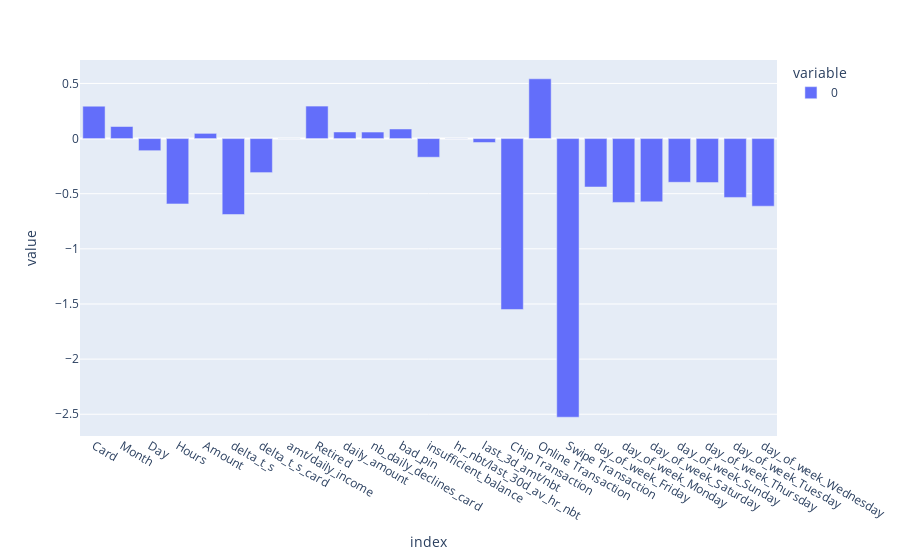

The code cell stored with this chart in its notebook:
### Code cell
import plotly.express as px
px.bar(df_coef)

### Figure 1 — Plotly figure (JSON) as saved in the notebook; plotly's stock layout.template omitted (floating-point values rounded to 4 significant figures)
{"data": [{"alignmentgroup": "True", "hovertemplate": "variable=0<br>index=%{x}<br>value=%{y}<extra></extra>", "legendgroup": "0", "marker": {"color": "#636efa", "pattern": {"shape": ""}}, "name": "0", "offsetgroup": "0", "orientation": "v", "showlegend": true, "textposition": "auto", "type": "bar", "x": ["Card", "Month", "Day", "Hours", "Amount", "delta_t_s", "delta_t_s_card", "amt/daily_income", "Retired", "daily_amount", "nb_daily_declines_card", "bad_pin", "insufficient_balance", "hr_nbt/last_30d_av_hr_nbt", "last_3d_amt/nbt", "Chip Transaction", "Online Transaction", "Swipe Transaction", "day_of_week_Friday", "day_of_week_Monday", "day_of_week_Saturday", "day_of_week_Sunday", "day_of_week_Thursday", "day_of_week_Tuesday", "day_of_week_Wednesday"], "xaxis": "x", "y": [0.2935, 0.1094, -0.1098, -0.5926, 0.04723, -0.6886, -0.3085, 0.0002214, 0.2947, 0.05977, 0.05933, 0.08695, -0.1692, 0.001142, -0.03568, -1.55, 0.5421, -2.527, -0.4393, -0.5793, -0.5736, -0.3965, -0.3993, -0.5337, -0.6131], "yaxis": "y"}], "layout": {"barmode": "relative", "legend": {"title": {"text": "variable"}, "tracegroupgap": 0}, "margin": {"t": 60}, "xaxis": {"anchor": "y", "domain": [0, 1], "title": {"text": "index"}}, "yaxis": {"anchor": "x", "domain": [0, 1], "title": {"text": "value"}}}}
